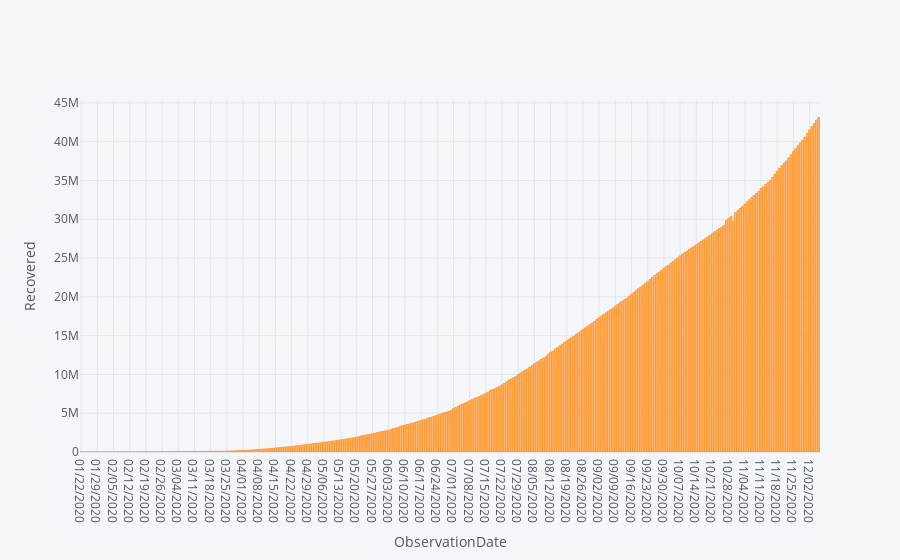

Notebook code cell kept with this figure:
### Code cell
#Plotly
recovered.iplot(kind='bar',x='ObservationDate',y='Recovered',xTitle='ObservationDate',yTitle="Recovered")

### Figure 1 — Plotly figure (JSON) as saved in the notebook; plotly's stock layout.template omitted (floating-point values rounded to 4 significant figures; data arrays with more than 128 entries replaced by an {"elided": "..."} marker saying what was removed)
{"data": [{"name": "Recovered", "text": "", "y": {"elided": "320 int values"}, "marker": {"color": "rgba(255, 153, 51, 0.6)", "line": {"color": "rgba(255, 153, 51, 1.0)", "width": 1}}, "x": {"elided": "320 str values"}, "type": "bar", "orientation": "v"}], "layout": {"title": {"font": {"color": "#4D5663"}}, "paper_bgcolor": "#F5F6F9", "plot_bgcolor": "#F5F6F9", "yaxis": {"tickfont": {"color": "#4D5663"}, "zerolinecolor": "#E1E5ED", "title": {"text": "Recovered", "font": {"color": "#4D5663"}}, "gridcolor": "#E1E5ED", "showgrid": true}, "xaxis": {"tickfont": {"color": "#4D5663"}, "zerolinecolor": "#E1E5ED", "title": {"text": "ObservationDate", "font": {"color": "#4D5663"}}, "gridcolor": "#E1E5ED", "showgrid": true}, "legend": {"bgcolor": "#F5F6F9", "font": {"color": "#4D5663"}}}}
